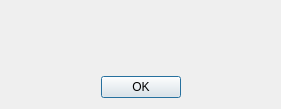
<ui version="4.0" >
 <class>errdlg</class>
 <widget class="QDialog" name="errdlg" >
  <property name="geometry" >
   <rect>
    <x>0</x>
    <y>0</y>
    <width>281</width>
    <height>109</height>
   </rect>
  </property>
  <property name="minimumSize" >
   <size>
    <width>250</width>
    <height>90</height>
   </size>
  </property>
  <property name="windowTitle" >
   <string>Error</string>
  </property>
  <property name="modal" >
   <bool>true</bool>
  </property>
  <layout class="QGridLayout" >
   <item row="0" column="0" >
    <layout class="QHBoxLayout" >
     <item>
      <spacer>
       <property name="orientation" >
        <enum>Qt::Horizontal</enum>
       </property>
       <property name="sizeType" >
        <enum>QSizePolicy::Expanding</enum>
       </property>
       <property name="sizeHint" >
        <size>
         <width>40</width>
         <height>20</height>
        </size>
       </property>
      </spacer>
     </item>
     <item>
      <widget class="QLabel" name="message" >
       <property name="sizePolicy" >
        <sizepolicy vsizetype="Preferred" hsizetype="Preferred" >
         <horstretch>20</horstretch>
         <verstretch>0</verstretch>
        </sizepolicy>
       </property>
       <property name="text" >
        <string/>
       </property>
       <property name="alignment" >
        <set>Qt::AlignVCenter</set>
       </property>
       <property name="wordWrap" >
        <bool>true</bool>
       </property>
      </widget>
     </item>
     <item>
      <spacer>
       <property name="orientation" >
        <enum>Qt::Horizontal</enum>
       </property>
       <property name="sizeType" >
        <enum>QSizePolicy::Expanding</enum>
       </property>
       <property name="sizeHint" >
        <size>
         <width>40</width>
         <height>20</height>
        </size>
       </property>
      </spacer>
     </item>
    </layout>
   </item>
   <item row="1" column="0" >
    <layout class="QHBoxLayout" >
     <item>
      <spacer>
       <property name="orientation" >
        <enum>Qt::Horizontal</enum>
       </property>
       <property name="sizeType" >
        <enum>QSizePolicy::Expanding</enum>
       </property>
       <property name="sizeHint" >
        <size>
         <width>40</width>
         <height>20</height>
        </size>
       </property>
      </spacer>
     </item>
     <item>
      <widget class="QPushButton" name="ok" >
       <property name="text" >
        <string>OK</string>
       </property>
      </widget>
     </item>
     <item>
      <spacer>
       <property name="orientation" >
        <enum>Qt::Horizontal</enum>
       </property>
       <property name="sizeType" >
        <enum>QSizePolicy::Expanding</enum>
       </property>
       <property name="sizeHint" >
        <size>
         <width>40</width>
         <height>20</height>
        </size>
       </property>
      </spacer>
     </item>
    </layout>
   </item>
  </layout>
 </widget>
 <layoutdefault spacing="6" margin="11" />
 <pixmapfunction>qPixmapFromMimeSource</pixmapfunction>
 <resources/>
 <connections>
  <connection>
   <sender>ok</sender>
   <signal>clicked()</signal>
   <receiver>errdlg</receiver>
   <slot>close()</slot>
   <hints>
    <hint type="sourcelabel" >
     <x>20</x>
     <y>20</y>
    </hint>
    <hint type="destinationlabel" >
     <x>20</x>
     <y>20</y>
    </hint>
   </hints>
  </connection>
 </connections>
</ui>
